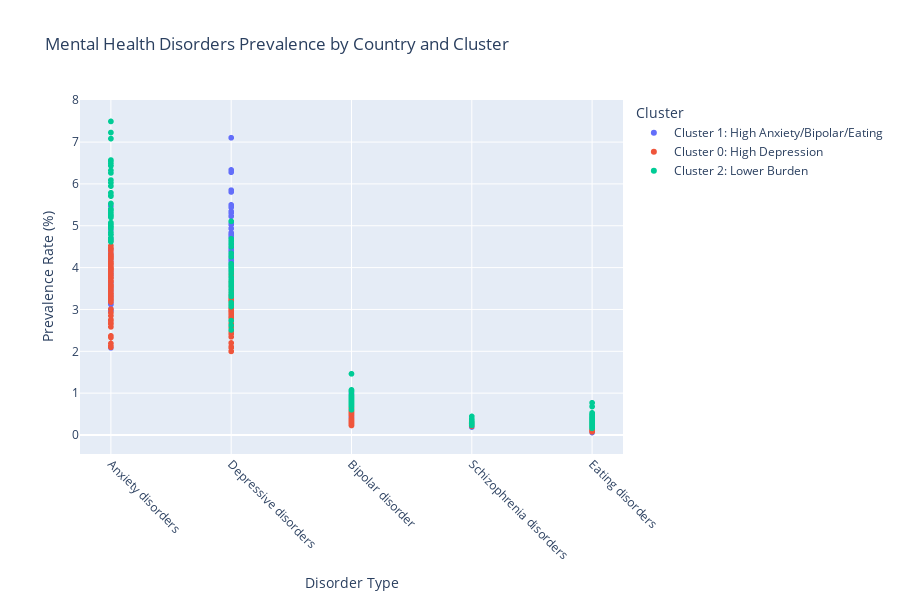

The notebook cell saved with this chart:
### Code cell
import plotly.express as px


# Prepare the data for plotting
# Adding a column for the cluster names to make the plot more interpretable
data_aggregated['Cluster Name'] = data_aggregated['Cluster'].map({
    0: 'Cluster 0: High Depression',
    1: 'Cluster 1: High Anxiety/Bipolar/Eating',
    2: 'Cluster 2: Lower Burden'
})

# Melt the dataframe for a suitable format for plotting with Plotly
data_melted = data_aggregated.reset_index().melt(id_vars=['Country', 'Cluster Name'], 
                                                 value_vars=data_aggregated.columns[:-2], 
                                                 var_name='Disorder Type', 
                                                 value_name='Prevalence Rate')

import plotly.express as px

# Assuming 'data_melted' is your DataFrame prepared for plotting, and it includes a 'Country' column
# Correcting the 'hover_data' parameter to use 'Country'

fig = px.scatter(data_melted, x='Disorder Type', y='Prevalence Rate', color='Cluster Name',
                 hover_data=['Country'], title='Mental Health Disorders Prevalence by Country and Cluster')

fig.update_layout(xaxis={'categoryorder':'total descending'}, xaxis_title="Disorder Type", yaxis_title="Prevalence Rate (%)",
                  legend_title="Cluster", height=600)
fig.update_xaxes(tickangle=45)

fig.show()

### Figure 1 — Plotly figure (JSON) as saved in the notebook; plotly's stock layout.template omitted (floating-point values rounded to 4 significant figures; data arrays with more than 128 entries replaced by an {"elided": "..."} marker saying what was removed)
{"data": [{"customdata": {"elided": "375x1 str values"}, "hovertemplate": "Cluster Name=Cluster 1: High Anxiety/Bipolar/Eating<br>Disorder Type=%{x}<br>Prevalence Rate=%{y}<br>Country=%{customdata[0]}<extra></extra>", "legendgroup": "Cluster 1: High Anxiety/Bipolar/Eating", "marker": {"color": "#636efa", "symbol": "circle"}, "mode": "markers", "name": "Cluster 1: High Anxiety/Bipolar/Eating", "showlegend": true, "type": "scattergl", "x": {"elided": "375 str values"}, "xaxis": "x", "y": {"elided": "375 float values"}, "yaxis": "y"}, {"customdata": {"elided": "485x1 str values"}, "hovertemplate": "Cluster Name=Cluster 0: High Depression<br>Disorder Type=%{x}<br>Prevalence Rate=%{y}<br>Country=%{customdata[0]}<extra></extra>", "legendgroup": "Cluster 0: High Depression", "marker": {"color": "#EF553B", "symbol": "circle"}, "mode": "markers", "name": "Cluster 0: High Depression", "showlegend": true, "type": "scattergl", "x": {"elided": "485 str values"}, "xaxis": "x", "y": {"elided": "485 float values"}, "yaxis": "y"}, {"customdata": {"elided": "210x1 str values"}, "hovertemplate": "Cluster Name=Cluster 2: Lower Burden<br>Disorder Type=%{x}<br>Prevalence Rate=%{y}<br>Country=%{customdata[0]}<extra></extra>", "legendgroup": "Cluster 2: Lower Burden", "marker": {"color": "#00cc96", "symbol": "circle"}, "mode": "markers", "name": "Cluster 2: Lower Burden", "showlegend": true, "type": "scattergl", "x": {"elided": "210 str values"}, "xaxis": "x", "y": {"elided": "210 float values"}, "yaxis": "y"}], "layout": {"height": 600, "legend": {"title": {"text": "Cluster"}, "tracegroupgap": 0}, "title": {"text": "Mental Health Disorders Prevalence by Country and Cluster"}, "xaxis": {"anchor": "y", "categoryorder": "total descending", "domain": [0, 1], "tickangle": 45, "title": {"text": "Disorder Type"}}, "yaxis": {"anchor": "x", "domain": [0, 1], "title": {"text": "Prevalence Rate (%)"}}}}
